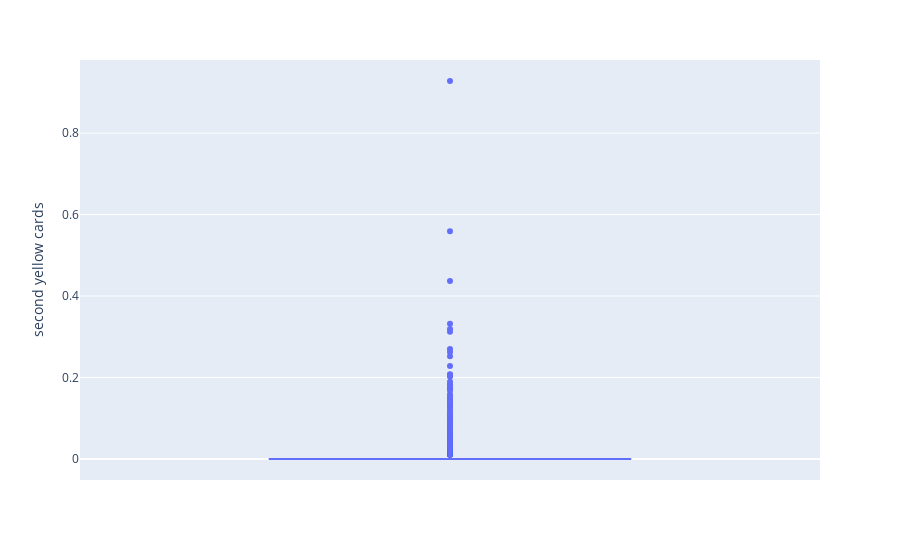

The cell this chart's notebook holds for it:
### Code cell
import plotly.express as px
fig = px.box(df, y='second yellow cards', title='')
# Show the plot
fig.show()

### Figure 1 — Plotly figure (JSON) as saved in the notebook; plotly's stock layout.template omitted (floating-point values rounded to 4 significant figures; data arrays with more than 128 entries replaced by an {"elided": "..."} marker saying what was removed)
{"data": [{"alignmentgroup": "True", "hovertemplate": "second yellow cards=%{y}<extra></extra>", "legendgroup": "", "marker": {"color": "#636efa"}, "name": "", "notched": false, "offsetgroup": "", "orientation": "v", "showlegend": false, "type": "box", "x0": " ", "xaxis": "x", "y": {"elided": "9146 float values"}, "y0": " ", "yaxis": "y"}], "layout": {"autosize": true, "boxmode": "group", "legend": {"tracegroupgap": 0}, "margin": {"t": 60}, "xaxis": {"anchor": "y", "autorange": true, "domain": [0, 1], "range": [-0.5, 0.5], "type": "category"}, "yaxis": {"anchor": "x", "autorange": true, "domain": [0, 1], "range": [-0.05155, 0.9794], "title": {"text": "second yellow cards"}, "type": "linear"}}}
